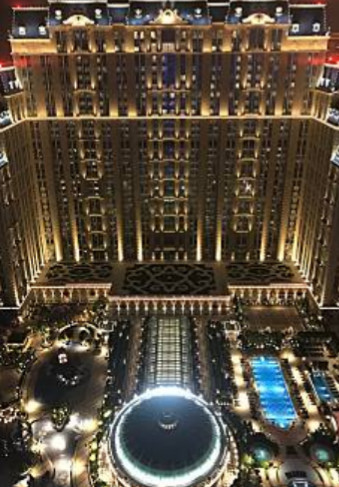
#> input picture ch_13/macau.jpg, 339 x 487 px
$ python hw13_6.py
#> lines starting #> are read from the running program, lines starting #| are printed output that depends on the picture
import cv2

src = cv2.imread('macau.jpg', cv2.IMREAD_GRAYSCALE)
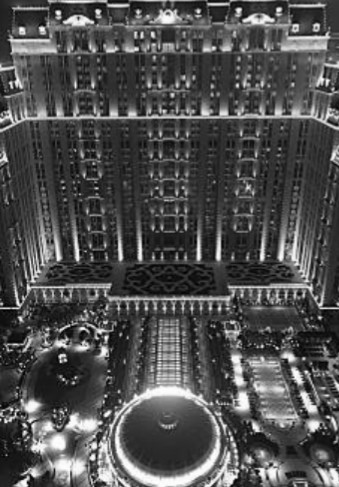
#> src: shape (487, 339); min 0, max 255, mean 79.1

# 1. 降低噪音
#src = cv2.GaussianBlur(src, (3, 3), 0)

# Canny()
dst_c_true = cv2.Canny(src, 50, 100,L2gradient=True)
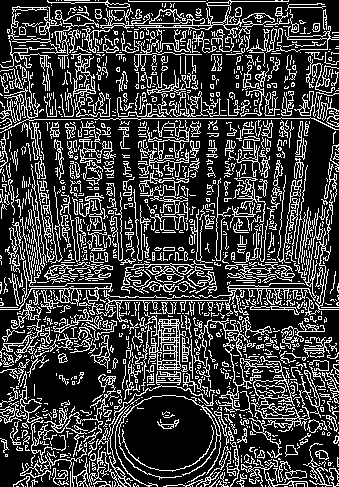
#> dst_c_true: shape (487, 339); 24.8% white in thin lines or dots
dst_c_false = cv2.Canny(src, 50, 100, L2gradient=False) # Default
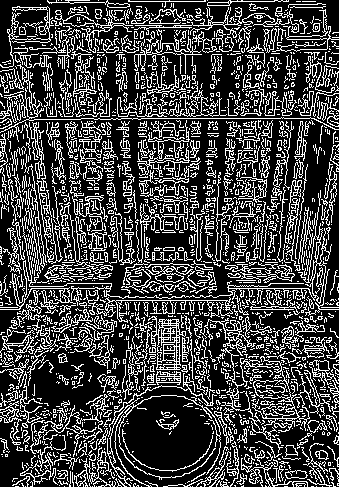
#> dst_c_false: shape (487, 339); 26.6% white in thin lines or dots

cv2.imshow('Src', src)
cv2.imshow('Canny() - True', dst_c_true)
cv2.imshow('Canny() - False', dst_c_false) # Default ( abs(x) + abs(y) )

cv2.waitKey(0)
cv2.destroyAllWindows()

$ run again, with ch_13/eagle.jpg copied over ch_13/macau.jpg
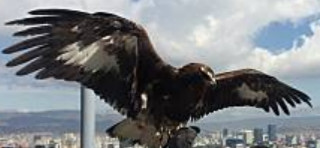
#> input picture ch_13/eagle.jpg, 320 x 148 px
#> `dst_c_true = cv2.Canny(src, 50, 100,L2gradient=True)`:
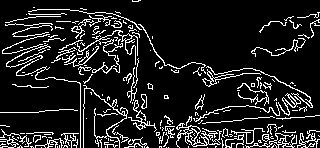
#> dst_c_true: shape (148, 320); 12.6% white in thin lines or dots
#> `dst_c_false = cv2.Canny(src, 50, 100, L2gradient=False)`:
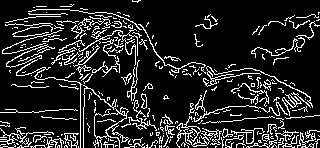
#> dst_c_false: shape (148, 320); 14.7% white in thin lines or dots

$ run again, with ch_13/geneva.jpg copied over ch_13/macau.jpg
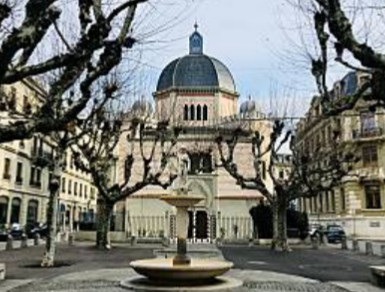
#> input picture ch_13/geneva.jpg, 385 x 292 px
#> `dst_c_true = cv2.Canny(src, 50, 100,L2gradient=True)`:
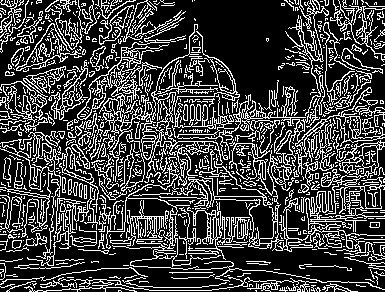
#> dst_c_true: shape (292, 385); 25.7% white in thin lines or dots
#> `dst_c_false = cv2.Canny(src, 50, 100, L2gradient=False)`:
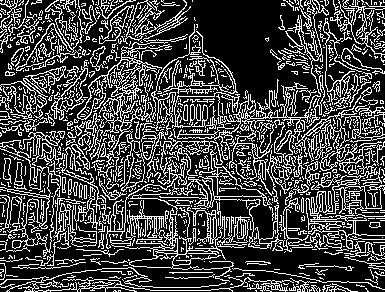
#> dst_c_false: shape (292, 385); 27.1% white in thin lines or dots
